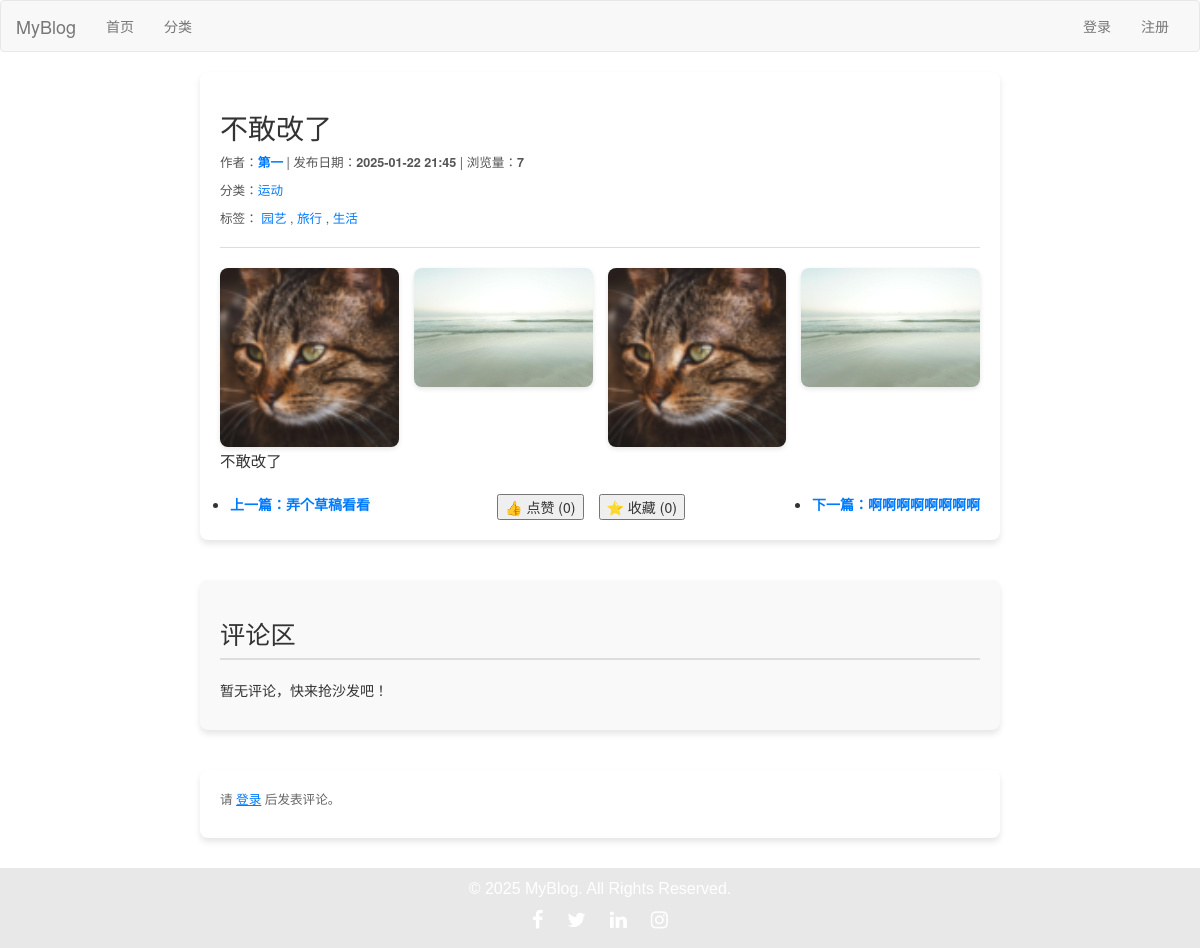
/post/74/, run on the app's committed database.
### blog/models.py (models this page shows, shortened)
class Post(models.Model):
    DRAFT = 'draft'
    PUBLISHED = 'published'
    STATUS_CHOICES = [
        (DRAFT, '草稿'),
        (PUBLISHED, '已发布'),
    ]
    title = models.CharField(max_length=61, verbose_name="文章标题")
    desc = models.TextField(max_length=200, blank=True, default="", verbose_name="文章描述")
    category = models.ForeignKey(Category, on_delete=models.CASCADE, verbose_name="分类")
    content = models.TextField(verbose_name="文章详情")
    tags = models.ManyToManyField(Tag, related_name='posts', verbose_name="文章标签")  # 修改为 ManyToManyField
    owner = models.ForeignKey(User, on_delete=models.CASCADE, verbose_name="作者")
    is_hot = models.BooleanField(default=False, verbose_name='是否热门')
    pv = models.IntegerField(default=0, verbose_name='浏览量')
    add_date = models.DateTimeField(auto_now_add=True, verbose_name="添加时间")
    pub_date = models.DateTimeField(auto_now=True, verbose_name="修改时间")
    status = models.CharField(max_length=10, choices=STATUS_CHOICES, default=DRAFT, verbose_name="状态")
    liked_users = models.ManyToManyField(
        User,
        related_name="liked_posts",
        blank=True,
        verbose_name="点赞用户",
    )
    favorited_users = models.ManyToManyField(
        User,
        related_name="favorited_posts",
        blank=True,
        verbose_name="收藏用户",
    )
    def total_likes(self):
        return self.liked_users.count()
    def total_favorites(self):
        return self.favorited_users.count()
    class Meta:
        verbose_name = "文章"
        verbose_name_plural = verbose_name

class Category(models.Model):
    name = models.CharField(max_length=32, verbose_name="分类名称")
    desc = models.TextField(max_length=200, blank=True, default="", verbose_name="分类描述")
    add_date = models.DateTimeField(auto_now_add=True, verbose_name="添加时间")
    pub_date = models.DateTimeField(auto_now_add=True, verbose_name="修改时间")
    class Meta:
        verbose_name="博客分类"
        verbose_name_plural = verbose_name

class Tag(models.Model):
    name = models.CharField(max_length=10, verbose_name="文章标签")
    add_date = models.DateTimeField(auto_now_add=True, verbose_name="添加时间")
    pub_date = models.DateTimeField(auto_now_add=True, verbose_name="修改时间")
    class Meta:
        verbose_name = "文章标签"
        verbose_name_plural = verbose_name

class PostImage(models.Model):
    post = models.ForeignKey('Post', on_delete=models.CASCADE, related_name="images", verbose_name="所属文章")
    image = models.ImageField(upload_to=post_image_upload_to, verbose_name="图片")
    class Meta:
        verbose_name = "文章图片"
        verbose_name_plural = verbose_name

### blog/views/post.py (the view)
# urls.py: path('post/<int:post_id>/', post.post_detail, name='post_detail'),
def post_detail(request, post_id):
    post = get_object_or_404(Post, id=post_id)
    prev_post = Post.objects.filter(id__lt=post_id).order_by('-id').first()
    next_post = Post.objects.filter(id__gt=post_id).order_by('id').first()
    Post.objects.filter(id=post_id).update(pv=F('pv') + 1)  # 增加浏览量
    previous_url = request.META.get('HTTP_REFERER', None)
    images = post.images.all()
    return render(request, 'post_detail.html', {
        'post': post,
        'prev_post': prev_post,
        'next_post': next_post,
        'images': images,  # 将图片传递到模板
        'previous_url': previous_url,
    })

### blog/templates/post_detail.html (shortened to what this page needs)
{% extends 'layout/base.html' %}
{% load static %}
{% block content %}
    <article>
        <header>
            <h1>{{ post.title }}</h1>
            <p>
                作者：<strong><a
                    href="{% url 'blog:author_profile' post.owner.id %}">{{ post.owner.username }}</a></strong> |
                发布日期：<strong>{{ post.add_date|date:"Y-m-d H:i" }}</strong> |
                浏览量：<strong>{{ post.pv }}</strong>
            </p>
            <p>分类：<a href="{% url 'blog:category_detail' post.category.id %}">{{ post.category.name }}</a></p>
            <p>标签：
                {% for tag in post.tags.all %}
                    <a href="{% url 'blog:tag_search' %}?query={{ tag.name }}" class="tag">{{ tag.name }}</a>
                    {% if not forloop.last %}, {% endif %}
                {% endfor %}
            </p>
        </header>
        {% if images %}
    <div class="post-images">
        <div class="image-gallery">
            {% for image in images %}
                <div class="image-item">
                    <a href="{{ image.image.url }}" target="_blank">
                        <img src="{{ image.image.url }}" alt="文章图片" class="img-fluid">
                    </a>
                </div>
            {% endfor %}
        </div>
    </div>
{% endif %}
        <section>
            <p>{{ post.content|safe }}</p>
        </section>
        <nav aria-label="文章导航">
            <ul class="post-navigation">
                <li>
                    {% if prev_post %}
                        <a href="{% url 'blog:post_detail' prev_post.id %}"
                           class="prev-post">上一篇：{{ prev_post.title }}</a>
                    {% else %}
                        <span class="no-prev-post">已经是第一篇文章了</span>
                    {% endif %}
                </li>
                <li class="like-favorite-buttons">
                    <div class="like-section">
                        <button id="like-button" data-post-id="{{ post.id }}">
                            👍 点赞 (<span id="like-count">{{ post.total_likes }}</span>)
                        </button>
                    </div>
                    <div class="favorite-section">
                        <button id="favorite-button" data-post-id="{{ post.id }}">
                            ⭐ 收藏 (<span id="favorite-count">{{ post.total_favorites }}</span>)
                        </button>
                    </div>
                </li>
                <li>
                    {% if next_post %}
                        <a href="{% url 'blog:post_detail' next_post.id %}"
                           class="next-post">下一篇：{{ next_post.title }}</a>
                    {% else %}
                        <span class="no-next-post">已经是最后一篇文章了</span>
                    {% endif %}
                </li>
            </ul>
        </nav>
    </article>
    <div class="comments-section">
        <h2>评论区</h2>
        {% if post.comments.exists %}
            <ul class="comments-list">
                {% for comment in post.comments.all %}
                    <li>
                        <strong>{{ comment.user.username }}</strong>
                        <time>发表于 {{ comment.created_at|date:"Y年m月d日 H:i" }}</time>
                        <p>{{ comment.content }}</p>
                    </li>
                {% endfor %}
            </ul>
        {% else %}
            <p>暂无评论，快来抢沙发吧！</p>
        {% endif %}
    </div>
    {% if user.is_authenticated %}
        <div class="comment-form">
            <h3>发表评论</h3>
            <form method="post" action="{% url 'blog:add_comment' post.id %}">
                {% csrf_token %}
                <textarea name="content" placeholder="写下您的评论..." required></textarea>
                <button type="submit">提交评论</button>
            </form>
        </div>
    {% else %}
        <div class="comment-form">
            <p>请 <a href="{% url 'users:login' %}">登录</a> 后发表评论。</p>
        </div>
    {% endif %}
{% endblock %}

### blog/templates/post_detail.html (style rules this page uses)
article { max-width: 800px; margin: 20px auto; padding: 20px; background-color: #fff; border-radius: 8px; box-shadow: 0 4px 6px rgba(0, 0, 0, 0.1); }
header { border-bottom: 1px solid #ddd; margin-bottom: 20px; padding-bottom: 10px; }
header h1 { font-size: 2em; color: #333; margin-bottom: 10px; }
header p { color: #555; font-size: 0.9em; }
header a { color: #007bff; text-decoration: none; }
section { line-height: 1.8; font-size: 1.1em; color: #333; margin-bottom: 20px; }
.post-navigation { margin: auto; display: flex; justify-content: space-between; padding-left: 10px; }
.post-navigation a { color: #007bff; text-decoration: none; font-weight: bold; }
.like-favorite-buttons { display: flex; justify-content: center; align-items: center; gap: 15px; }
.like-section, .favorite-section { margin: 0; }
.comments-section { max-width: 800px; margin: 40px auto; padding: 20px; background-color: #f9f9f9; border-radius: 8px; box-shadow: 0 4px 6px rgba(0, 0, 0, 0.1); }
.comments-section h2 { font-size: 1.8em; margin-bottom: 20px; color: #333; border-bottom: 2px solid #ddd; padding-bottom: 10px; }
.comment-form { max-width: 800px; margin: 30px auto; padding: 20px; background-color: #fff; border-radius: 8px; box-shadow: 0 4px 6px rgba(0, 0, 0, 0.1); }
.comment-form p { font-size: 0.9em; color: #666; }
.comment-form a { color: #007bff; text-decoration: underline; }
.image-gallery { display: flex; flex-wrap: wrap; gap: 15px; }
.image-item { width: 100%; max-width: 300px; }
@media (min-width: 768px) { .image-item { width: 48%; } }
.image-gallery { display: flex; flex-wrap: wrap; gap: 15px; justify-content: space-between; }
.image-item { flex: 1 1 calc(25% - 15px); box-sizing: border-box; }
.image-item img { width: 100%; height: auto; border-radius: 8px; box-shadow: 0 2px 5px rgba(0, 0, 0, 0.1); }

### data on the page
Post: title "不敢改了", owner.username "第一", add_date "2025-01-22 21:45", pv "7", category.name "运动", content "不敢改了", total_likes "0", total_favorites "0"
Tag: name "园艺"
Tag: name "旅行"
Tag: name "生活"
PostImage: image (picture)
PostImage: image (picture)
PostImage: image (picture)
PostImage: image (picture)
Post: title "弄个草稿看看"
Post: title "啊啊啊啊啊啊啊啊"
